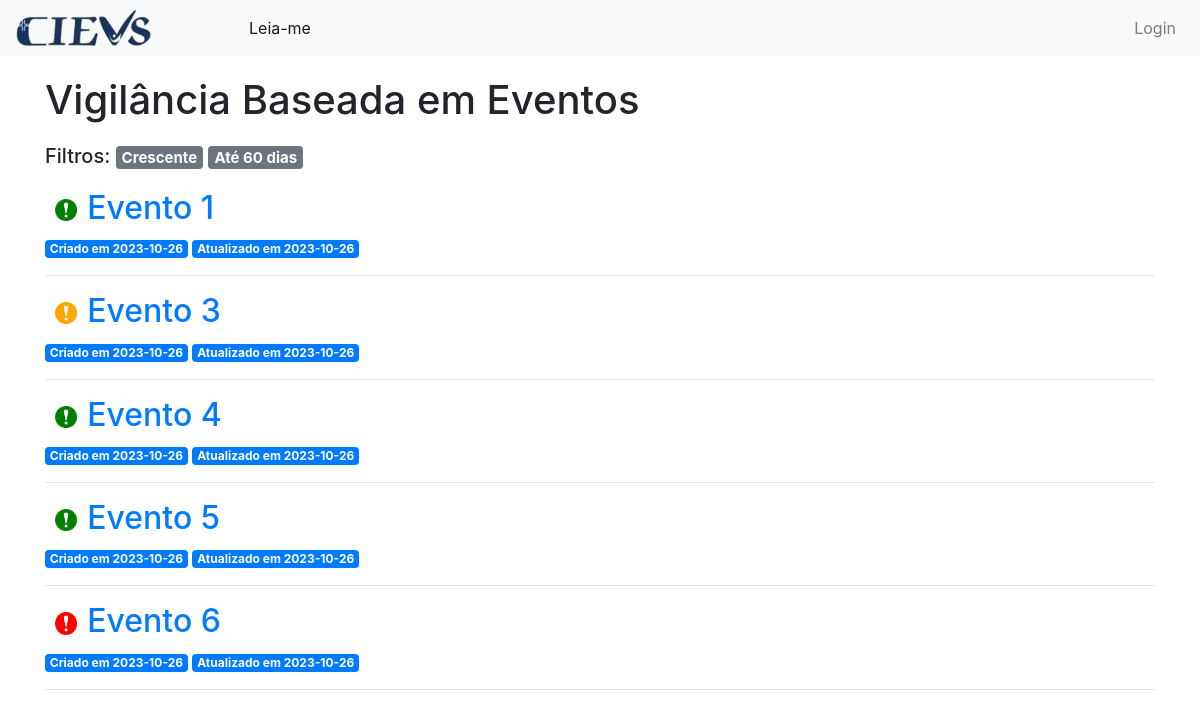
The app's page /?ordered=desc with its own data.
### tables this page shows
CREATE TABLE posts (
  id INTEGER PRIMARY KEY AUTOINCREMENT,
  created DATE,
  updated DATE,
  title VARCHAR NOT NULL,
  links VARCHAR NOT NULL,
  details TEXT NOT NULL,
  status_evento VARCHAR NOT NULL, 
  clipping BOOLEAN,
  cme BOOLEAN,
  data_insercao_no_clipping DATE, 
  ultima_data_no_clipping DATE, 
  data_inicio_monitoramento_no_cme DATE, 
  data_encerramento_do_monitaramento DATE, 
  ultima_avaliacao_risco VARCHAR,
  compartilhamento_da_informacao BOOLEAN 
);

### app.py (the view)
@app.route('/')
def index():
    conn = get_db_connection()
    if request.args.get('ordered') == '60':
        posts = conn.execute('SELECT * FROM posts WHERE julianday("now") - julianday(created) <= 60 ORDER BY created desc').fetchall()
        ordered = '60'
    if request.args.get('ordered') == 'desc':
        posts = conn.execute('SELECT * FROM posts ORDER BY created desc').fetchall()
        ordered = 'desc'
    else:
        posts = conn.execute('SELECT * FROM posts').fetchall()
        ordered = ''
    conn.close()
    return render_template('index.html', posts = posts, ordered = ordered)

### app.py (called while the page is built)
def get_db_connection():
    conn = sqlite3.connect('database.db')
    conn.row_factory = sqlite3.Row
    return conn

@app.before_request
def load_logged_in_user():
    user_id = session.get('user_id')
    if user_id is None:
        g.user = None
    else:
        g.user = get_db_connection().execute(
            'SELECT * FROM user WHERE id = ?', (user_id,)
        ).fetchone()

### templates/index.html (shortened to what this page needs)
{% extends 'base.html' %}
{% block content %}
    <h1 id="h1-index">{% block title %} Vigilância Baseada em Eventos {% endblock %}</h1>
    <h5 id="h5-index">Filtros:
        {% if ordered == '' %}
        <a href="{{ url_for('index', ordered='desc')}}"><span class="badge badge-secondary">Decrescente</span> </a>
        <a href="{{ url_for('index', ordered='60')}}"><span class="badge badge-secondary">Até 60 dias</span> </a>
        {% elif ordered == '60' %}
        <a href="{{ url_for('index')}}"><span class="badge badge-secondary">Crescente</span></a>
        <a href="{{ url_for('index', ordered='desc')}}"><span class="badge badge-secondary">Decrescente</span></a>
        {% else %}
        <a href="{{ url_for('index')}}"><span class="badge badge-secondary">Crescente</span></a>
        <a href="{{ url_for('index', ordered='60')}}"><span class="badge badge-secondary">Até 60 dias</span></a>
        {% endif %}
    </h5>
        {% for post in posts %}
        {% if post['ultima_avaliacao_risco'] == 'Alto' or post['ultima_avaliacao_risco'] == 'Muito Alto' %}
        <img src="../static/img/red_alert.png" class="img-alert">
        {% elif post['ultima_avaliacao_risco'] == 'Moderado' %}
        <img src="../static/img/yellow_alert.png" class="img-alert">
        {% else %}
        <img src="../static/img/green_alert.png" class="img-alert">
        {% endif %}
        <a href="{{ url_for('post', post_id=post['id']) }}">
            <h2>{{ post['title'] }}</h2>
        </a>
        <span class="badge badge-primary">Criado em {{ post['created'] }}</span>
        <span class="badge badge-primary">Atualizado em {{ post['updated'] }}</span>
        <hr>
        {% endfor %}
{% endblock %}

### static/css/style.css (style rules this page uses)
.img-alert { height: 2%; width: 2%; float: left; margin: 10px; }
#h5-index { margin-top: 20px; margin-bottom: 20px; }
#h1-index { margin-top: 20px; }

### records on screen
posts: title "Evento 1", created "2023-10-26", updated "2023-10-26"
posts: title "Evento 3", created "2023-10-26", updated "2023-10-26"
posts: title "Evento 4", created "2023-10-26", updated "2023-10-26"
posts: title "Evento 5", created "2023-10-26", updated "2023-10-26"
posts: title "Evento 6", created "2023-10-26", updated "2023-10-26"
